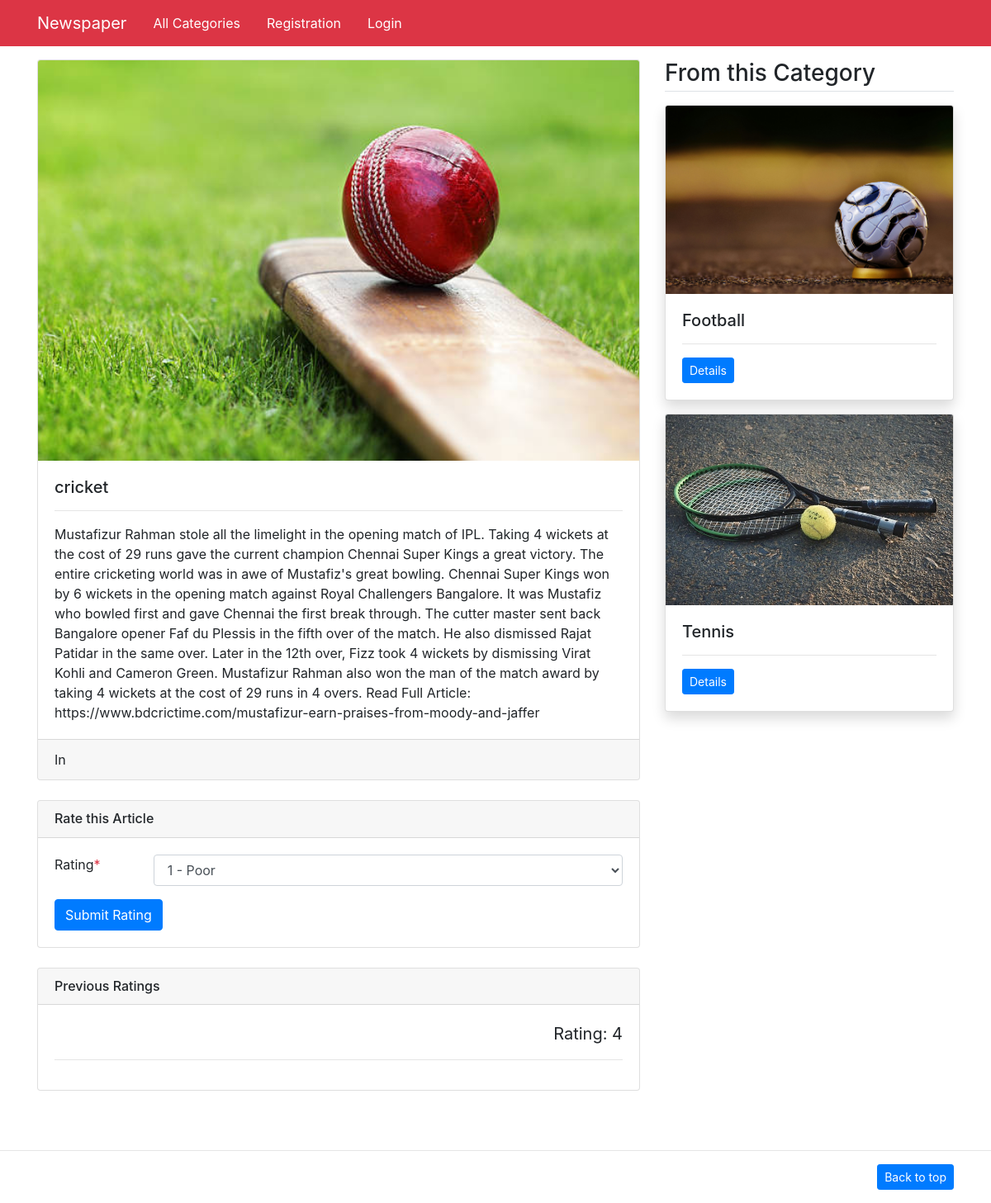
/detail/1, run on the app's committed database.
### first_app/models.py (models this page shows, shortened)
class News(models.Model):
    category = models.ForeignKey(Category, on_delete=models.CASCADE)
    Headline = models.CharField(max_length=300)
    image = models.ImageField(upload_to='imgs/')
    Body = models.TextField()
    publishing_time = models.DateTimeField(auto_now_add=True)

class Rating(models.Model):
    news = models.ForeignKey(News, on_delete=models.CASCADE)
    rating = models.IntegerField(
        choices=[(i, i) for i in range(5)])  # Ratings from 0 to 4
    comment = models.TextField()

### first_app/views.py (the view, shortened to what this page needs)
# urls.py: path('detail/<int:news_id>', views.detail, name='detail'),
def detail(request, news_id):
    news = get_object_or_404(News, pk=news_id)
    rating = Rating.objects.filter(news=news).first()
    ratings = Rating.objects.filter(news=news)
    related_news = News.objects.filter(
        category=news.category).exclude(id=news_id)[:3]
    return render(request, 'detail1.html', {'news': news, 'ratings': ratings, 'related_news': related_news})

### first_app/templates/detail1.html (shortened to what this page needs)
{% extends 'base1.html' %}
{% block content %}
  <main class="container mt-3 mb-5">
    <div class="row my-3">
      <div class="col-md-8">
        <div class="card mb-3">
          <img src="/media/{{ news.image }}" class="card-img-top" alt="{{ news.Headline }}" />
          <div class="card-body">
            <h5 class="card-title">{{ news.Headline }}</h5>
            <hr />
            <p class="card-text">{{ news.Body }}</p>
          </div>
          <div class="card-footer">
            In <a href="/category/{{ news.category.id }}">{{ news.category.title }}</a>
          </div>
        </div>
        <div class="card my-4">
          <h6 class="card-header">Rate this Article</h6>
          <div class="card-body">
            <form method="post">
              <div class="form-group row">
                <label class="col-md-2">Rating<span class="text-danger">*</span></label>
                <div class="col-md-10">
                  <select name="rating" class="form-control">
                    <option value="1">1 - Poor</option>
                  </select>
                </div>
              </div>
              <input type="submit" class="btn btn-primary" value="Submit Rating" />
            </form>
          </div>
        </div>
        <div class="card my-4">
          <h6 class="card-header">Previous Ratings</h6>
          <div class="card-body">
            {% for rating in ratings %}
              <blockquote class="blockquote text-right">
                <p class="mb-0">Rating: {{ rating.rating }}</p>
              </blockquote>
              <hr />
              {% empty %}
              <p>No ratings yet.</p>
            {% endfor %}
          </div>
        </div>
      </div>
      <div class="col-md-4">
        <h3 class="mb-3 border-bottom pb-1">From this Category</h3>
        {% for related_news_item in related_news %}
          <div class="card mb-3 shadow">
            <img src="/media/{{ related_news_item.image }}" class="card-img-top" alt="{{ related_news_item.title }}" />
            <div class="card-body">
              <h5 class="card-title">{{ related_news_item.Headline }}</h5>
              <hr />
              <p class="card-text">
                <a href="/detail/{{ related_news_item.id }}" class="btn btn-sm btn-primary">Details</a>
              </p>
            </div>
          </div>
        {% endfor %}
      </div>
    </div>
  </main>
{% endblock %}

### data on the page
News: image (picture), Headline "cricket", Body "Mustafizur Rahman stole all the limelight in the opening match of IPL. Taking 4 wickets at the cost of 29 runs gave the current champion Chennai Super Kings a great victory. The entire cricketing world was in awe of Mustafiz's great bowling. Chennai Super Kings won by 6 wickets in the opening match against Royal Challengers Bangalore. It was Mustafiz who bowled first and gave Chennai the first break through. The cutter master sent back Bangalore opener Faf du Plessis in the fifth over of the match. He also dismissed Rajat Patidar in the same over. Later in the 12th over, Fizz took 4 wickets by dismissing Virat Kohli and Cameron Green. Mustafizur Rahman also won the man of the match award by…"
Rating: rating "4"
News: image (picture), Headline "Football"
News: image (picture), Headline "Tennis"
